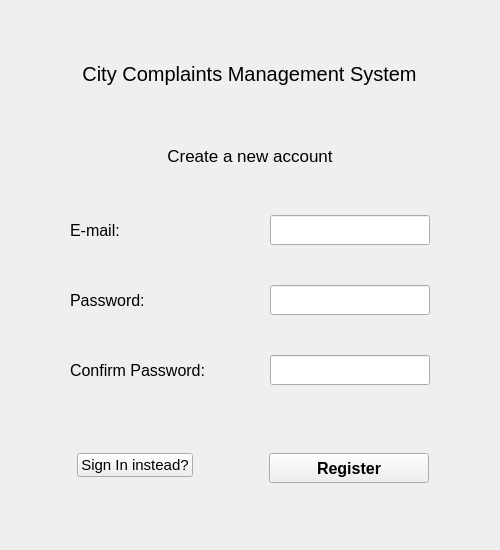
<?xml version="1.0" encoding="UTF-8"?>
<ui version="4.0">
 <class>registerWidget</class>
 <widget class="QWidget" name="registerWidget">
  <property name="geometry">
   <rect>
    <x>0</x>
    <y>0</y>
    <width>500</width>
    <height>550</height>
   </rect>
  </property>
  <property name="minimumSize">
   <size>
    <width>500</width>
    <height>550</height>
   </size>
  </property>
  <property name="maximumSize">
   <size>
    <width>500</width>
    <height>550</height>
   </size>
  </property>
  <property name="windowTitle">
   <string>Create new account</string>
  </property>
  <property name="windowIcon">
   <iconset>
    <normaloff>../icons/ccms_desktop_logo.ico</normaloff>../icons/ccms_desktop_logo.ico</iconset>
  </property>
  <property name="styleSheet">
   <string notr="true">.QFrame{
border:none;
}</string>
  </property>
  <layout class="QVBoxLayout" name="verticalLayout_3">
   <item>
    <widget class="QFrame" name="frame_container">
     <property name="sizePolicy">
      <sizepolicy hsizetype="Expanding" vsizetype="Expanding">
       <horstretch>0</horstretch>
       <verstretch>0</verstretch>
      </sizepolicy>
     </property>
     <property name="minimumSize">
      <size>
       <width>400</width>
       <height>500</height>
      </size>
     </property>
     <property name="frameShape">
      <enum>QFrame::StyledPanel</enum>
     </property>
     <property name="frameShadow">
      <enum>QFrame::Raised</enum>
     </property>
     <layout class="QVBoxLayout" name="verticalLayout">
      <property name="spacing">
       <number>0</number>
      </property>
      <property name="leftMargin">
       <number>0</number>
      </property>
      <property name="topMargin">
       <number>0</number>
      </property>
      <property name="rightMargin">
       <number>0</number>
      </property>
      <property name="bottomMargin">
       <number>0</number>
      </property>
      <item>
       <widget class="QFrame" name="frame_form_top">
        <property name="sizePolicy">
         <sizepolicy hsizetype="Expanding" vsizetype="Expanding">
          <horstretch>0</horstretch>
          <verstretch>0</verstretch>
         </sizepolicy>
        </property>
        <property name="maximumSize">
         <size>
          <width>16777215</width>
          <height>50</height>
         </size>
        </property>
        <property name="frameShape">
         <enum>QFrame::StyledPanel</enum>
        </property>
        <property name="frameShadow">
         <enum>QFrame::Raised</enum>
        </property>
       </widget>
      </item>
      <item>
       <widget class="QFrame" name="frame_form_middle">
        <property name="minimumSize">
         <size>
          <width>400</width>
          <height>0</height>
         </size>
        </property>
        <property name="styleSheet">
         <string notr="true">#frame_form_middle{
border:solid 10px blue;
}</string>
        </property>
        <property name="frameShape">
         <enum>QFrame::StyledPanel</enum>
        </property>
        <property name="frameShadow">
         <enum>QFrame::Raised</enum>
        </property>
        <layout class="QHBoxLayout" name="horizontalLayout">
         <property name="spacing">
          <number>0</number>
         </property>
         <property name="leftMargin">
          <number>0</number>
         </property>
         <property name="topMargin">
          <number>0</number>
         </property>
         <property name="rightMargin">
          <number>0</number>
         </property>
         <property name="bottomMargin">
          <number>0</number>
         </property>
         <item>
          <widget class="QFrame" name="frame_form_middle_left">
           <property name="sizePolicy">
            <sizepolicy hsizetype="Expanding" vsizetype="Expanding">
             <horstretch>0</horstretch>
             <verstretch>0</verstretch>
            </sizepolicy>
           </property>
           <property name="maximumSize">
            <size>
             <width>50</width>
             <height>16777215</height>
            </size>
           </property>
           <property name="frameShape">
            <enum>QFrame::StyledPanel</enum>
           </property>
           <property name="frameShadow">
            <enum>QFrame::Raised</enum>
           </property>
          </widget>
         </item>
         <item alignment="Qt::AlignHCenter">
          <widget class="QFrame" name="frame_form">
           <property name="minimumSize">
            <size>
             <width>400</width>
             <height>500</height>
            </size>
           </property>
           <property name="maximumSize">
            <size>
             <width>400</width>
             <height>16777215</height>
            </size>
           </property>
           <property name="frameShape">
            <enum>QFrame::StyledPanel</enum>
           </property>
           <property name="frameShadow">
            <enum>QFrame::Raised</enum>
           </property>
           <layout class="QVBoxLayout" name="verticalLayout_2">
            <property name="spacing">
             <number>0</number>
            </property>
            <property name="leftMargin">
             <number>0</number>
            </property>
            <property name="topMargin">
             <number>0</number>
            </property>
            <property name="rightMargin">
             <number>0</number>
            </property>
            <property name="bottomMargin">
             <number>0</number>
            </property>
            <item alignment="Qt::AlignHCenter">
             <widget class="QFrame" name="frame_19">
              <property name="sizePolicy">
               <sizepolicy hsizetype="Preferred" vsizetype="Expanding">
                <horstretch>0</horstretch>
                <verstretch>0</verstretch>
               </sizepolicy>
              </property>
              <property name="minimumSize">
               <size>
                <width>400</width>
                <height>10</height>
               </size>
              </property>
              <property name="frameShape">
               <enum>QFrame::StyledPanel</enum>
              </property>
              <property name="frameShadow">
               <enum>QFrame::Raised</enum>
              </property>
             </widget>
            </item>
            <item alignment="Qt::AlignHCenter|Qt::AlignVCenter">
             <widget class="QFrame" name="frame_form_header">
              <property name="minimumSize">
               <size>
                <width>400</width>
                <height>50</height>
               </size>
              </property>
              <property name="maximumSize">
               <size>
                <width>440</width>
                <height>16777215</height>
               </size>
              </property>
              <property name="frameShape">
               <enum>QFrame::StyledPanel</enum>
              </property>
              <property name="frameShadow">
               <enum>QFrame::Raised</enum>
              </property>
              <layout class="QHBoxLayout" name="horizontalLayout_2">
               <property name="spacing">
                <number>0</number>
               </property>
               <property name="leftMargin">
                <number>0</number>
               </property>
               <property name="topMargin">
                <number>0</number>
               </property>
               <property name="rightMargin">
                <number>0</number>
               </property>
               <item alignment="Qt::AlignHCenter|Qt::AlignVCenter">
                <widget class="QLabel" name="registerHeading">
                 <property name="sizePolicy">
                  <sizepolicy hsizetype="Preferred" vsizetype="Preferred">
                   <horstretch>1</horstretch>
                   <verstretch>0</verstretch>
                  </sizepolicy>
                 </property>
                 <property name="minimumSize">
                  <size>
                   <width>320</width>
                   <height>50</height>
                  </size>
                 </property>
                 <property name="maximumSize">
                  <size>
                   <width>440</width>
                   <height>16777215</height>
                  </size>
                 </property>
                 <property name="font">
                  <font>
                   <pointsize>15</pointsize>
                   <weight>50</weight>
                   <bold>false</bold>
                  </font>
                 </property>
                 <property name="text">
                  <string>City Complaints Management System</string>
                 </property>
                 <property name="alignment">
                  <set>Qt::AlignCenter</set>
                 </property>
                </widget>
               </item>
              </layout>
             </widget>
            </item>
            <item alignment="Qt::AlignHCenter">
             <widget class="QFrame" name="frame_11">
              <property name="sizePolicy">
               <sizepolicy hsizetype="Preferred" vsizetype="Expanding">
                <horstretch>0</horstretch>
                <verstretch>0</verstretch>
               </sizepolicy>
              </property>
              <property name="minimumSize">
               <size>
                <width>400</width>
                <height>10</height>
               </size>
              </property>
              <property name="maximumSize">
               <size>
                <width>16777215</width>
                <height>30</height>
               </size>
              </property>
              <property name="frameShape">
               <enum>QFrame::StyledPanel</enum>
              </property>
              <property name="frameShadow">
               <enum>QFrame::Raised</enum>
              </property>
             </widget>
            </item>
            <item alignment="Qt::AlignHCenter">
             <widget class="QFrame" name="frame_form_sub_header">
              <property name="minimumSize">
               <size>
                <width>400</width>
                <height>50</height>
               </size>
              </property>
              <property name="maximumSize">
               <size>
                <width>400</width>
                <height>16777215</height>
               </size>
              </property>
              <property name="frameShape">
               <enum>QFrame::StyledPanel</enum>
              </property>
              <property name="frameShadow">
               <enum>QFrame::Raised</enum>
              </property>
              <layout class="QHBoxLayout" name="horizontalLayout_3">
               <property name="leftMargin">
                <number>0</number>
               </property>
               <property name="topMargin">
                <number>0</number>
               </property>
               <property name="rightMargin">
                <number>0</number>
               </property>
               <property name="bottomMargin">
                <number>0</number>
               </property>
               <item alignment="Qt::AlignHCenter|Qt::AlignVCenter">
                <widget class="QLabel" name="registerSubHeading">
                 <property name="enabled">
                  <bool>true</bool>
                 </property>
                 <property name="sizePolicy">
                  <sizepolicy hsizetype="Preferred" vsizetype="Preferred">
                   <horstretch>0</horstretch>
                   <verstretch>0</verstretch>
                  </sizepolicy>
                 </property>
                 <property name="font">
                  <font>
                   <pointsize>13</pointsize>
                  </font>
                 </property>
                 <property name="text">
                  <string>Create a new account</string>
                 </property>
                 <property name="alignment">
                  <set>Qt::AlignCenter</set>
                 </property>
                </widget>
               </item>
              </layout>
             </widget>
            </item>
            <item alignment="Qt::AlignHCenter">
             <widget class="QFrame" name="frame_16">
              <property name="sizePolicy">
               <sizepolicy hsizetype="Preferred" vsizetype="Expanding">
                <horstretch>0</horstretch>
                <verstretch>0</verstretch>
               </sizepolicy>
              </property>
              <property name="minimumSize">
               <size>
                <width>400</width>
                <height>10</height>
               </size>
              </property>
              <property name="maximumSize">
               <size>
                <width>16777215</width>
                <height>30</height>
               </size>
              </property>
              <property name="frameShape">
               <enum>QFrame::StyledPanel</enum>
              </property>
              <property name="frameShadow">
               <enum>QFrame::Raised</enum>
              </property>
             </widget>
            </item>
            <item alignment="Qt::AlignHCenter">
             <widget class="QFrame" name="frame_form_email">
              <property name="minimumSize">
               <size>
                <width>400</width>
                <height>50</height>
               </size>
              </property>
              <property name="maximumSize">
               <size>
                <width>400</width>
                <height>16777215</height>
               </size>
              </property>
              <property name="frameShape">
               <enum>QFrame::StyledPanel</enum>
              </property>
              <property name="frameShadow">
               <enum>QFrame::Raised</enum>
              </property>
              <layout class="QHBoxLayout" name="horizontalLayout_4" stretch="0,0">
               <property name="spacing">
                <number>0</number>
               </property>
               <property name="leftMargin">
                <number>0</number>
               </property>
               <property name="topMargin">
                <number>0</number>
               </property>
               <property name="rightMargin">
                <number>0</number>
               </property>
               <property name="bottomMargin">
                <number>0</number>
               </property>
               <item alignment="Qt::AlignHCenter|Qt::AlignVCenter">
                <widget class="QLabel" name="labelEmail">
                 <property name="minimumSize">
                  <size>
                   <width>160</width>
                   <height>30</height>
                  </size>
                 </property>
                 <property name="maximumSize">
                  <size>
                   <width>160</width>
                   <height>30</height>
                  </size>
                 </property>
                 <property name="font">
                  <font>
                   <pointsize>12</pointsize>
                  </font>
                 </property>
                 <property name="text">
                  <string>E-mail:</string>
                 </property>
                 <property name="margin">
                  <number>6</number>
                 </property>
                </widget>
               </item>
               <item alignment="Qt::AlignHCenter|Qt::AlignVCenter">
                <widget class="QLineEdit" name="emailField">
                 <property name="minimumSize">
                  <size>
                   <width>160</width>
                   <height>30</height>
                  </size>
                 </property>
                 <property name="maximumSize">
                  <size>
                   <width>160</width>
                   <height>30</height>
                  </size>
                 </property>
                 <property name="font">
                  <font>
                   <pointsize>12</pointsize>
                  </font>
                 </property>
                </widget>
               </item>
              </layout>
             </widget>
            </item>
            <item alignment="Qt::AlignHCenter|Qt::AlignVCenter">
             <widget class="QFrame" name="frame_form_emailerr">
              <property name="minimumSize">
               <size>
                <width>400</width>
                <height>20</height>
               </size>
              </property>
              <property name="maximumSize">
               <size>
                <width>400</width>
                <height>30</height>
               </size>
              </property>
              <property name="frameShape">
               <enum>QFrame::StyledPanel</enum>
              </property>
              <property name="frameShadow">
               <enum>QFrame::Raised</enum>
              </property>
              <layout class="QHBoxLayout" name="horizontalLayout_8">
               <property name="spacing">
                <number>0</number>
               </property>
               <property name="leftMargin">
                <number>0</number>
               </property>
               <property name="topMargin">
                <number>0</number>
               </property>
               <property name="rightMargin">
                <number>0</number>
               </property>
               <property name="bottomMargin">
                <number>0</number>
               </property>
               <item alignment="Qt::AlignHCenter|Qt::AlignTop">
                <widget class="QLabel" name="labelMsgEmail">
                 <property name="minimumSize">
                  <size>
                   <width>320</width>
                   <height>0</height>
                  </size>
                 </property>
                 <property name="maximumSize">
                  <size>
                   <width>400</width>
                   <height>16777215</height>
                  </size>
                 </property>
                 <property name="font">
                  <font>
                   <pointsize>11</pointsize>
                  </font>
                 </property>
                 <property name="text">
                  <string/>
                 </property>
                 <property name="alignment">
                  <set>Qt::AlignCenter</set>
                 </property>
                </widget>
               </item>
              </layout>
             </widget>
            </item>
            <item alignment="Qt::AlignHCenter">
             <widget class="QFrame" name="frame_form_pass1">
              <property name="minimumSize">
               <size>
                <width>400</width>
                <height>50</height>
               </size>
              </property>
              <property name="maximumSize">
               <size>
                <width>400</width>
                <height>16777215</height>
               </size>
              </property>
              <property name="frameShape">
               <enum>QFrame::StyledPanel</enum>
              </property>
              <property name="frameShadow">
               <enum>QFrame::Raised</enum>
              </property>
              <layout class="QHBoxLayout" name="horizontalLayout_5">
               <property name="spacing">
                <number>0</number>
               </property>
               <property name="leftMargin">
                <number>0</number>
               </property>
               <property name="topMargin">
                <number>0</number>
               </property>
               <property name="rightMargin">
                <number>0</number>
               </property>
               <property name="bottomMargin">
                <number>0</number>
               </property>
               <item alignment="Qt::AlignHCenter|Qt::AlignVCenter">
                <widget class="QLabel" name="labelPass1">
                 <property name="minimumSize">
                  <size>
                   <width>160</width>
                   <height>30</height>
                  </size>
                 </property>
                 <property name="maximumSize">
                  <size>
                   <width>160</width>
                   <height>30</height>
                  </size>
                 </property>
                 <property name="font">
                  <font>
                   <pointsize>12</pointsize>
                  </font>
                 </property>
                 <property name="text">
                  <string>Password:</string>
                 </property>
                 <property name="margin">
                  <number>6</number>
                 </property>
                </widget>
               </item>
               <item alignment="Qt::AlignHCenter|Qt::AlignVCenter">
                <widget class="QLineEdit" name="passField1">
                 <property name="minimumSize">
                  <size>
                   <width>160</width>
                   <height>30</height>
                  </size>
                 </property>
                 <property name="maximumSize">
                  <size>
                   <width>160</width>
                   <height>30</height>
                  </size>
                 </property>
                 <property name="font">
                  <font>
                   <pointsize>10</pointsize>
                  </font>
                 </property>
                 <property name="echoMode">
                  <enum>QLineEdit::Password</enum>
                 </property>
                </widget>
               </item>
              </layout>
             </widget>
            </item>
            <item alignment="Qt::AlignHCenter|Qt::AlignVCenter">
             <widget class="QFrame" name="frame_form_pass1err">
              <property name="minimumSize">
               <size>
                <width>400</width>
                <height>20</height>
               </size>
              </property>
              <property name="maximumSize">
               <size>
                <width>400</width>
                <height>30</height>
               </size>
              </property>
              <property name="frameShape">
               <enum>QFrame::StyledPanel</enum>
              </property>
              <property name="frameShadow">
               <enum>QFrame::Raised</enum>
              </property>
              <layout class="QHBoxLayout" name="horizontalLayout_9">
               <property name="spacing">
                <number>0</number>
               </property>
               <property name="leftMargin">
                <number>0</number>
               </property>
               <property name="topMargin">
                <number>0</number>
               </property>
               <property name="rightMargin">
                <number>0</number>
               </property>
               <property name="bottomMargin">
                <number>0</number>
               </property>
               <item alignment="Qt::AlignHCenter|Qt::AlignTop">
                <widget class="QLabel" name="labelMsgPass1">
                 <property name="minimumSize">
                  <size>
                   <width>320</width>
                   <height>0</height>
                  </size>
                 </property>
                 <property name="maximumSize">
                  <size>
                   <width>400</width>
                   <height>16777215</height>
                  </size>
                 </property>
                 <property name="font">
                  <font>
                   <pointsize>11</pointsize>
                  </font>
                 </property>
                 <property name="text">
                  <string/>
                 </property>
                 <property name="alignment">
                  <set>Qt::AlignCenter</set>
                 </property>
                </widget>
               </item>
              </layout>
             </widget>
            </item>
            <item alignment="Qt::AlignHCenter">
             <widget class="QFrame" name="frame_form_pass2">
              <property name="minimumSize">
               <size>
                <width>400</width>
                <height>50</height>
               </size>
              </property>
              <property name="maximumSize">
               <size>
                <width>400</width>
                <height>16777215</height>
               </size>
              </property>
              <property name="frameShape">
               <enum>QFrame::StyledPanel</enum>
              </property>
              <property name="frameShadow">
               <enum>QFrame::Raised</enum>
              </property>
              <layout class="QHBoxLayout" name="horizontalLayout_6">
               <property name="spacing">
                <number>0</number>
               </property>
               <property name="leftMargin">
                <number>0</number>
               </property>
               <property name="topMargin">
                <number>0</number>
               </property>
               <property name="rightMargin">
                <number>0</number>
               </property>
               <property name="bottomMargin">
                <number>0</number>
               </property>
               <item alignment="Qt::AlignHCenter|Qt::AlignVCenter">
                <widget class="QLabel" name="labelPass2">
                 <property name="minimumSize">
                  <size>
                   <width>160</width>
                   <height>30</height>
                  </size>
                 </property>
                 <property name="maximumSize">
                  <size>
                   <width>160</width>
                   <height>30</height>
                  </size>
                 </property>
                 <property name="font">
                  <font>
                   <pointsize>12</pointsize>
                  </font>
                 </property>
                 <property name="text">
                  <string>Confirm Password:</string>
                 </property>
                 <property name="margin">
                  <number>6</number>
                 </property>
                </widget>
               </item>
               <item alignment="Qt::AlignHCenter|Qt::AlignVCenter">
                <widget class="QLineEdit" name="passField2">
                 <property name="minimumSize">
                  <size>
                   <width>160</width>
                   <height>30</height>
                  </size>
                 </property>
                 <property name="maximumSize">
                  <size>
                   <width>160</width>
                   <height>30</height>
                  </size>
                 </property>
                 <property name="font">
                  <font>
                   <pointsize>10</pointsize>
                  </font>
                 </property>
                 <property name="echoMode">
                  <enum>QLineEdit::Password</enum>
                 </property>
                </widget>
               </item>
              </layout>
             </widget>
            </item>
            <item alignment="Qt::AlignHCenter|Qt::AlignVCenter">
             <widget class="QFrame" name="frame_form_pass2err">
              <property name="minimumSize">
               <size>
                <width>400</width>
                <height>20</height>
               </size>
              </property>
              <property name="maximumSize">
               <size>
                <width>400</width>
                <height>30</height>
               </size>
              </property>
              <property name="frameShape">
               <enum>QFrame::StyledPanel</enum>
              </property>
              <property name="frameShadow">
               <enum>QFrame::Raised</enum>
              </property>
              <layout class="QHBoxLayout" name="horizontalLayout_10">
               <property name="spacing">
                <number>0</number>
               </property>
               <property name="leftMargin">
                <number>0</number>
               </property>
               <property name="topMargin">
                <number>0</number>
               </property>
               <property name="rightMargin">
                <number>0</number>
               </property>
               <property name="bottomMargin">
                <number>0</number>
               </property>
               <item alignment="Qt::AlignHCenter|Qt::AlignTop">
                <widget class="QLabel" name="labelMsgPass2">
                 <property name="minimumSize">
                  <size>
                   <width>360</width>
                   <height>0</height>
                  </size>
                 </property>
                 <property name="maximumSize">
                  <size>
                   <width>360</width>
                   <height>16777215</height>
                  </size>
                 </property>
                 <property name="font">
                  <font>
                   <pointsize>11</pointsize>
                  </font>
                 </property>
                 <property name="text">
                  <string/>
                 </property>
                 <property name="alignment">
                  <set>Qt::AlignCenter</set>
                 </property>
                </widget>
               </item>
              </layout>
             </widget>
            </item>
            <item alignment="Qt::AlignHCenter">
             <widget class="QFrame" name="frame_14">
              <property name="minimumSize">
               <size>
                <width>400</width>
                <height>20</height>
               </size>
              </property>
              <property name="maximumSize">
               <size>
                <width>16777215</width>
                <height>20</height>
               </size>
              </property>
              <property name="frameShape">
               <enum>QFrame::StyledPanel</enum>
              </property>
              <property name="frameShadow">
               <enum>QFrame::Raised</enum>
              </property>
             </widget>
            </item>
            <item alignment="Qt::AlignVCenter">
             <widget class="QFrame" name="frame_form_sub">
              <property name="minimumSize">
               <size>
                <width>400</width>
                <height>60</height>
               </size>
              </property>
              <property name="maximumSize">
               <size>
                <width>400</width>
                <height>60</height>
               </size>
              </property>
              <property name="frameShape">
               <enum>QFrame::StyledPanel</enum>
              </property>
              <property name="frameShadow">
               <enum>QFrame::Raised</enum>
              </property>
              <layout class="QHBoxLayout" name="horizontalLayout_7">
               <item alignment="Qt::AlignVCenter">
                <widget class="QFrame" name="frameSignInPrompt">
                 <property name="frameShape">
                  <enum>QFrame::StyledPanel</enum>
                 </property>
                 <property name="frameShadow">
                  <enum>QFrame::Raised</enum>
                 </property>
                 <layout class="QHBoxLayout" name="horizontalLayout_12">
                  <property name="leftMargin">
                   <number>18</number>
                  </property>
                  <item alignment="Qt::AlignVCenter">
                   <widget class="QPushButton" name="btnSignInPrompt">
                    <property name="font">
                     <font>
                      <pointsize>11</pointsize>
                     </font>
                    </property>
                    <property name="text">
                     <string>Sign In instead?</string>
                    </property>
                   </widget>
                  </item>
                 </layout>
                </widget>
               </item>
               <item alignment="Qt::AlignVCenter">
                <widget class="QFrame" name="frameSpace">
                 <property name="sizePolicy">
                  <sizepolicy hsizetype="Expanding" vsizetype="Preferred">
                   <horstretch>0</horstretch>
                   <verstretch>0</verstretch>
                  </sizepolicy>
                 </property>
                 <property name="frameShape">
                  <enum>QFrame::StyledPanel</enum>
                 </property>
                 <property name="frameShadow">
                  <enum>QFrame::Raised</enum>
                 </property>
                </widget>
               </item>
               <item alignment="Qt::AlignVCenter">
                <widget class="QFrame" name="frameRegisterSub">
                 <property name="frameShape">
                  <enum>QFrame::StyledPanel</enum>
                 </property>
                 <property name="frameShadow">
                  <enum>QFrame::Raised</enum>
                 </property>
                 <layout class="QHBoxLayout" name="horizontalLayout_13">
                  <property name="rightMargin">
                   <number>12</number>
                  </property>
                  <item alignment="Qt::AlignVCenter">
                   <widget class="QPushButton" name="registerButton">
                    <property name="minimumSize">
                     <size>
                      <width>160</width>
                      <height>30</height>
                     </size>
                    </property>
                    <property name="maximumSize">
                     <size>
                      <width>30</width>
                      <height>16777215</height>
                     </size>
                    </property>
                    <property name="font">
                     <font>
                      <pointsize>12</pointsize>
                      <weight>75</weight>
                      <bold>true</bold>
                     </font>
                    </property>
                    <property name="cursor">
                     <cursorShape>PointingHandCursor</cursorShape>
                    </property>
                    <property name="acceptDrops">
                     <bool>false</bool>
                    </property>
                    <property name="text">
                     <string>Register</string>
                    </property>
                   </widget>
                  </item>
                 </layout>
                </widget>
               </item>
              </layout>
             </widget>
            </item>
            <item alignment="Qt::AlignHCenter|Qt::AlignTop">
             <widget class="QFrame" name="frame_18">
              <property name="sizePolicy">
               <sizepolicy hsizetype="Preferred" vsizetype="Expanding">
                <horstretch>0</horstretch>
                <verstretch>0</verstretch>
               </sizepolicy>
              </property>
              <property name="minimumSize">
               <size>
                <width>400</width>
                <height>30</height>
               </size>
              </property>
              <property name="frameShape">
               <enum>QFrame::StyledPanel</enum>
              </property>
              <property name="frameShadow">
               <enum>QFrame::Raised</enum>
              </property>
              <layout class="QHBoxLayout" name="horizontalLayout_11">
               <property name="spacing">
                <number>0</number>
               </property>
               <property name="leftMargin">
                <number>0</number>
               </property>
               <property name="topMargin">
                <number>0</number>
               </property>
               <property name="rightMargin">
                <number>0</number>
               </property>
               <property name="bottomMargin">
                <number>0</number>
               </property>
               <item alignment="Qt::AlignHCenter">
                <widget class="QLabel" name="labelMsgRegister">
                 <property name="minimumSize">
                  <size>
                   <width>100</width>
                   <height>0</height>
                  </size>
                 </property>
                 <property name="maximumSize">
                  <size>
                   <width>400</width>
                   <height>16777215</height>
                  </size>
                 </property>
                 <property name="text">
                  <string/>
                 </property>
                 <property name="alignment">
                  <set>Qt::AlignCenter</set>
                 </property>
                </widget>
               </item>
              </layout>
             </widget>
            </item>
           </layout>
          </widget>
         </item>
         <item>
          <widget class="QFrame" name="frame_form_middle_right">
           <property name="sizePolicy">
            <sizepolicy hsizetype="Expanding" vsizetype="Expanding">
             <horstretch>0</horstretch>
             <verstretch>0</verstretch>
            </sizepolicy>
           </property>
           <property name="maximumSize">
            <size>
             <width>50</width>
             <height>16777215</height>
            </size>
           </property>
           <property name="frameShape">
            <enum>QFrame::StyledPanel</enum>
           </property>
           <property name="frameShadow">
            <enum>QFrame::Raised</enum>
           </property>
          </widget>
         </item>
        </layout>
       </widget>
      </item>
      <item>
       <widget class="QFrame" name="frame_form_bottom">
        <property name="sizePolicy">
         <sizepolicy hsizetype="Expanding" vsizetype="Expanding">
          <horstretch>0</horstretch>
          <verstretch>0</verstretch>
         </sizepolicy>
        </property>
        <property name="maximumSize">
         <size>
          <width>16777215</width>
          <height>50</height>
         </size>
        </property>
        <property name="frameShape">
         <enum>QFrame::StyledPanel</enum>
        </property>
        <property name="frameShadow">
         <enum>QFrame::Raised</enum>
        </property>
       </widget>
      </item>
     </layout>
    </widget>
   </item>
  </layout>
 </widget>
 <resources/>
 <connections/>
</ui>
